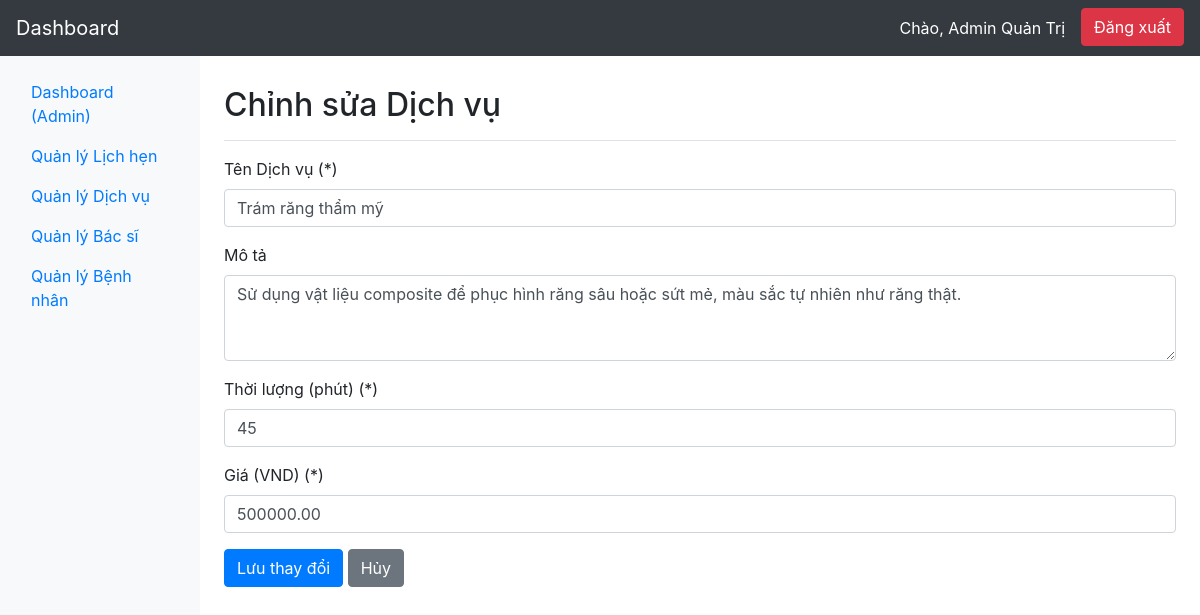
Page /admin/services/edit.php?id=2 (signed in) on the committed database.
### tables this page shows
CREATE TABLE `services` (
  `id` bigint(20) UNSIGNED NOT NULL,
  `name` varchar(255) NOT NULL,
  `description` text DEFAULT NULL,
  `duration_minutes` int(11) NOT NULL,
  `price` decimal(12,2) NOT NULL,
  `created_at` timestamp NULL DEFAULT current_timestamp(),
  `updated_at` timestamp NULL DEFAULT current_timestamp() ON UPDATE current_timestamp()
);

### admin/services/edit.php (the view, shortened to what this page needs)
<?php
require '../../includes/db.php';
$id = $_GET['id'];
$sql_select = "SELECT name, description, duration_minutes, price FROM services WHERE id = ?";
$stmt_select = $conn->prepare($sql_select);
$stmt_select->bind_param("i", $id);
$stmt_select->execute();
$result = $stmt_select->get_result();
if ($result->num_rows === 1) {
    $service = $result->fetch_assoc();
} else {
    die("Không tìm thấy dịch vụ.");
}
require '../includes/header.php';
require '../includes/sidebar.php';
?>
<main role="main" class="col-md-9 ml-sm-auto col-lg-10 px-md-4 main-content">
    <div class="d-flex justify-content-between flex-wrap flex-md-nowrap align-items-center pt-3 pb-2 mb-3 border-bottom">
        <h1 class="h2">Chỉnh sửa Dịch vụ</h1>
    </div>
    <form action="edit.php?id=<?php echo $id; ?>" method="POST">
        <div class="form-group">
            <label for="name">Tên Dịch vụ (*)</label>
            <input type="text" class="form-control" id="name" name="name" value="<?php echo htmlspecialchars($service['name']); ?>" required>
        </div>
        <div class="form-group">
            <label for="description">Mô tả</label>
            <textarea class="form-control" id="description" name="description" rows="3"><?php echo htmlspecialchars($service['description']); ?></textarea>
        </div>
        <div class="form-group">
            <label for="duration_minutes">Thời lượng (phút) (*)</label>
            <input type="number" class="form-control" id="duration_minutes" name="duration_minutes" value="<?php echo $service['duration_minutes']; ?>" required>
        </div>
        <div class="form-group">
            <label for="price">Giá (VND) (*)</label>
            <input type="number" class="form-control" id="price" name="price" step="1000" value="<?php echo $service['price']; ?>" required>
        </div>
        <button type="submit" class="btn btn-primary">Lưu thay đổi</button>
        <a href="services.php" class="btn btn-secondary">Hủy</a>
    </form>
</main>
<?php
require '../includes/footer.php';
?>

### admin/includes/header.php (style rules this page uses)
.main-content { margin-left: 220px; padding-top: 70px; }

### rows in the picture
services: name "Trám răng thẩm mỹ", description "Sử dụng vật liệu composite để phục hình răng sâu hoặc sứt mẻ, màu sắc tự nhiên như răng thật.", duration_minutes "45", price "500000.00"

### other values in the picture
$user_name "Admin Quản Trị"
